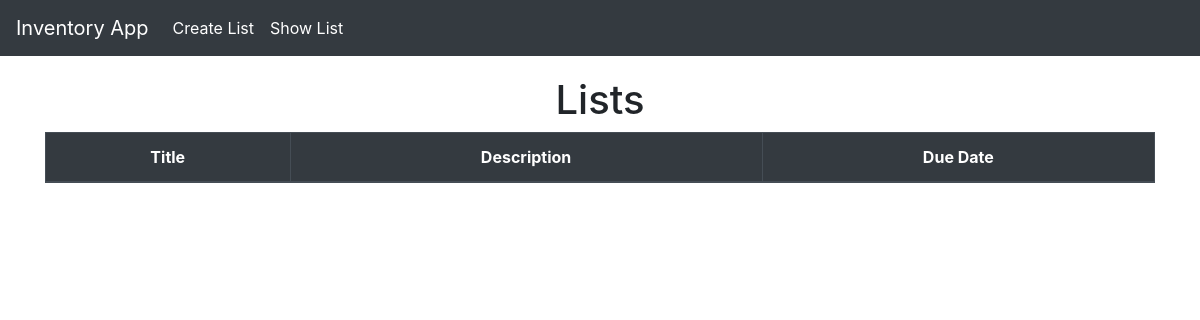
/show/, run on an earlier commit of the app's database.
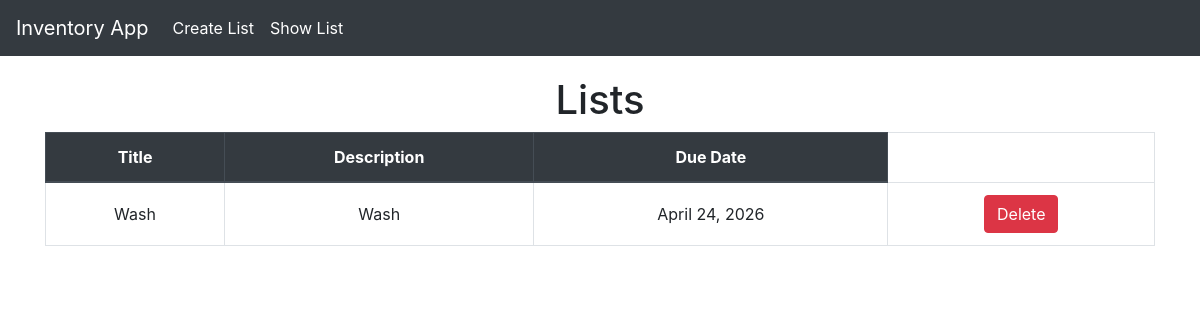
And on a later commit of the database.
### myapp/models.py (models this page shows, shortened)
class ListModel(models.Model):
    Title = models.CharField(max_length=100, primary_key=True)
    Description = models.CharField()
    Due_date = models.DateField()

### myapp/views.py (the view)
# urls.py: path('show/', views.show_list, name='show_list' ),
def show_list(request):
    lists = ListModel.objects.all()
    return render(request, 'static/show_list.html', {'lists':lists})

### myapp/templates/static/show_list.html (shortened to what this page needs)
{% extends "static/layout.html" %}
{% block content %}
    <h1 class="text-center">Lists</h1>
    <table class="table table-bordered table-stripped text-center">
        <thead class="thead-dark">
            <tr>
                <th>Title</th>
                <th>Description</th>
                <th>Due Date</th>
            </tr>
        </thead>
        <tbody>
            {% for list in lists %}
            <tr>
                <td>{{list.Title}}</td>
                <td>{{list.Description}}</td>
                <td>{{list.Due_date}}</td>
                <td>
                    <a href="{% url 'delete_list' list.Title %}" class="btn btn-danger">Delete</a>
                </td>
            </tr>
            {% endfor %}
        </tbody>
    </table>
{% endblock %}

### myapp/templates/static/layout.html (shortened to what this page needs)
<!DOCTYPE html>
<html lang="en">
<head>
    <link href="https://cdn.jsdelivr.net/npm/bootstrap@4.5.2/dist/css/bootstrap.min.css"
    rel="stylesheet">
</head>
<body>
    <nav class="navbar navbar-expand-lg navbar-dark fixed-top">
        <a href="{% url 'home' %}" class="navbar-brand">
            Inventory App
        </a>
        <div class="collapse navbar-collapse" id="navbarNav">
            <ul class="navbar-nav">
                <li class="nav-item">
                    <a href="{% url 'create_list' %}" class="nav-link">Create List</a>
                </li>
                <li class="nav-item">
                    <a href="{% url 'show_list' %}" class="nav-link">Show List</a>
                </li>
            </ul>
        </div>
    </nav>
    <div class="container">
        {% block content %} {% endblock %}
    </div>
</body>
</html>

### myapp/templates/static/layout.html (style rules this page uses)
body { padding-top: 56px; }
.navbar { background-color: #343a40; }
.navbar-brand, .nav-link { color: #fff !important; }
.container { margin-top: 20px; }
.table th, .table td { vertical-align: middle; }

What changed in the data, as far as the page shows it:
added ListModel: Title "Wash", Description "Wash", Due_date "April 24, 2026"
